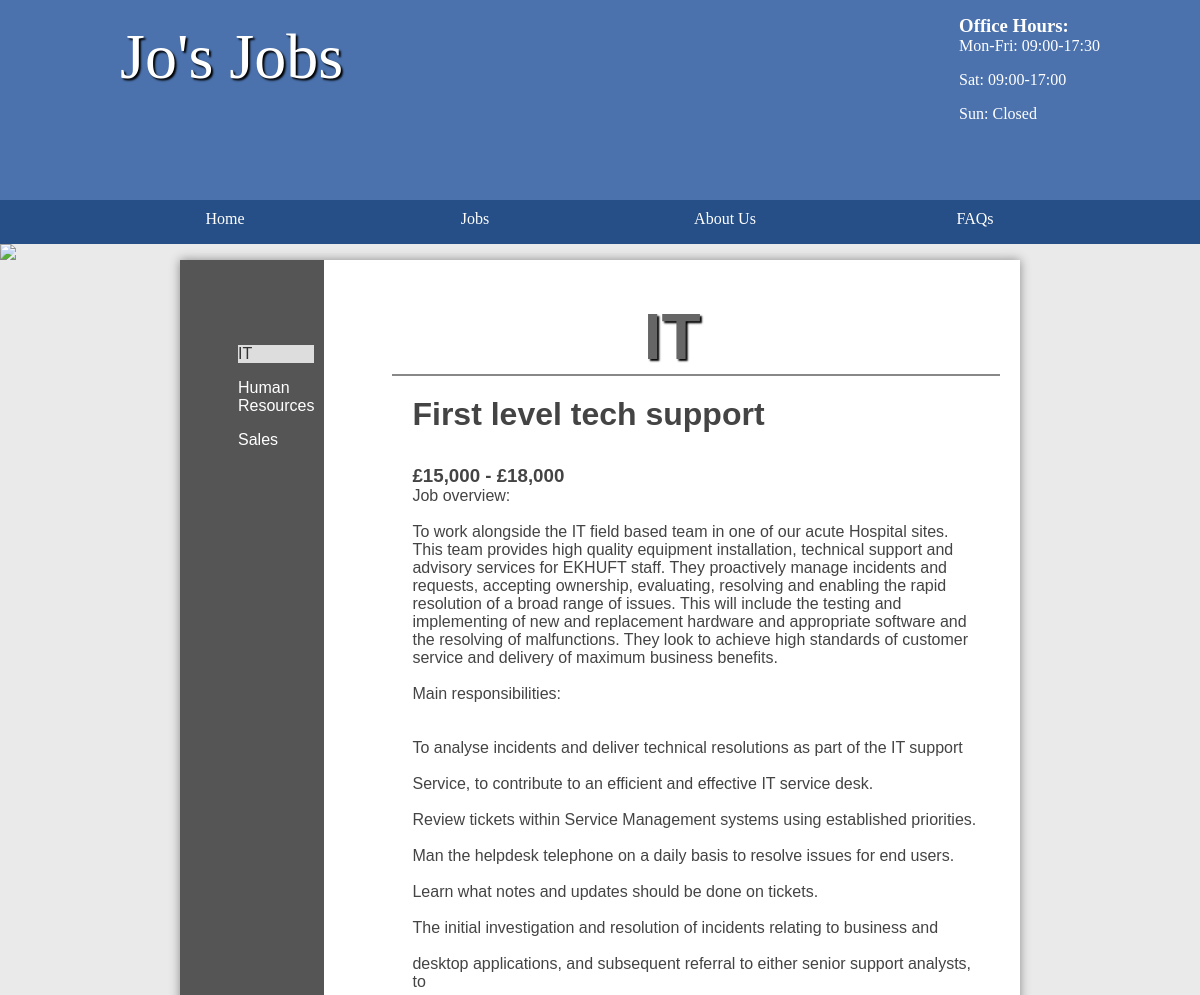
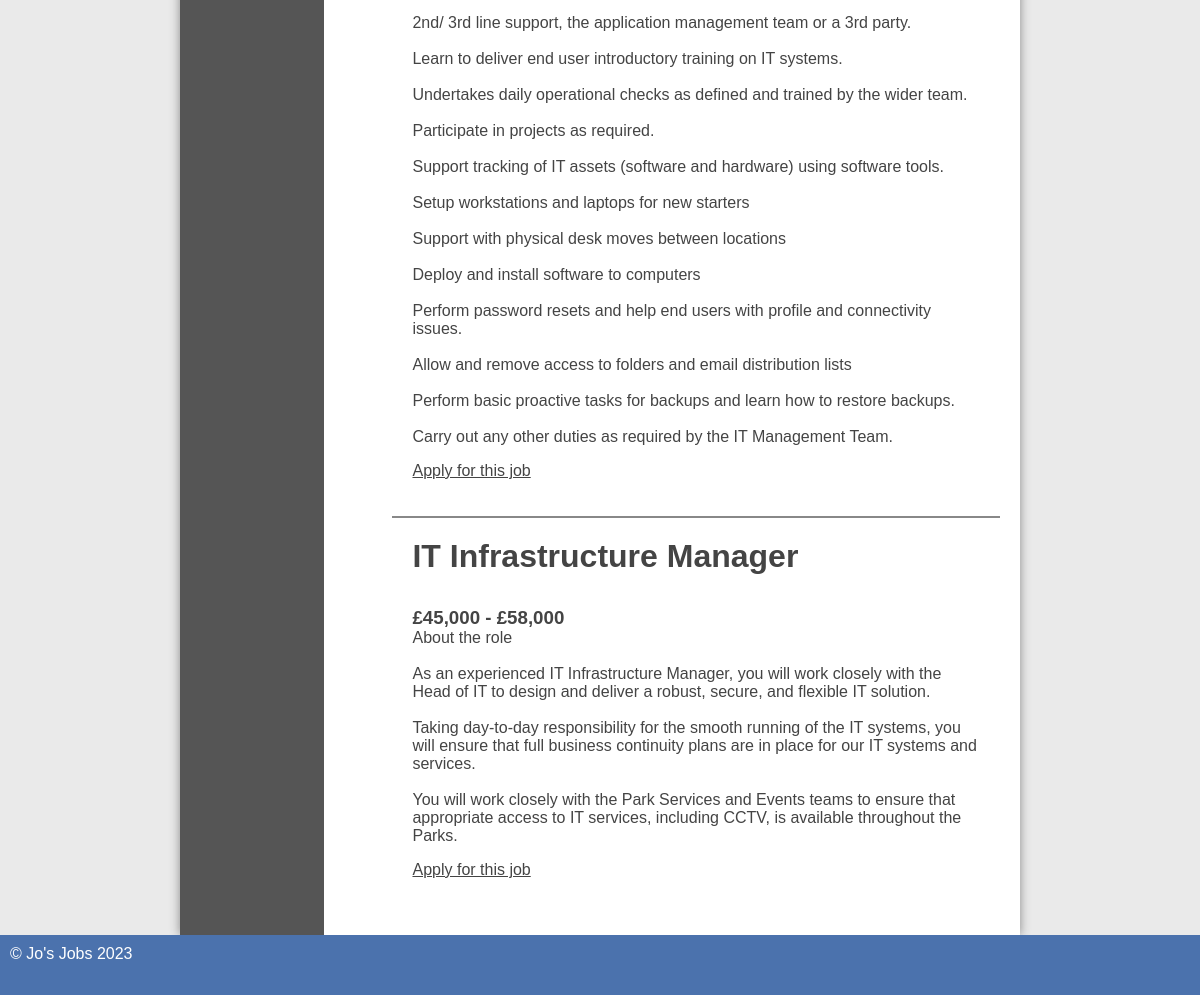
The page /jobs/public/admin/categories.php?id=1 on the database as committed earlier (2 pictures, top to bottom).
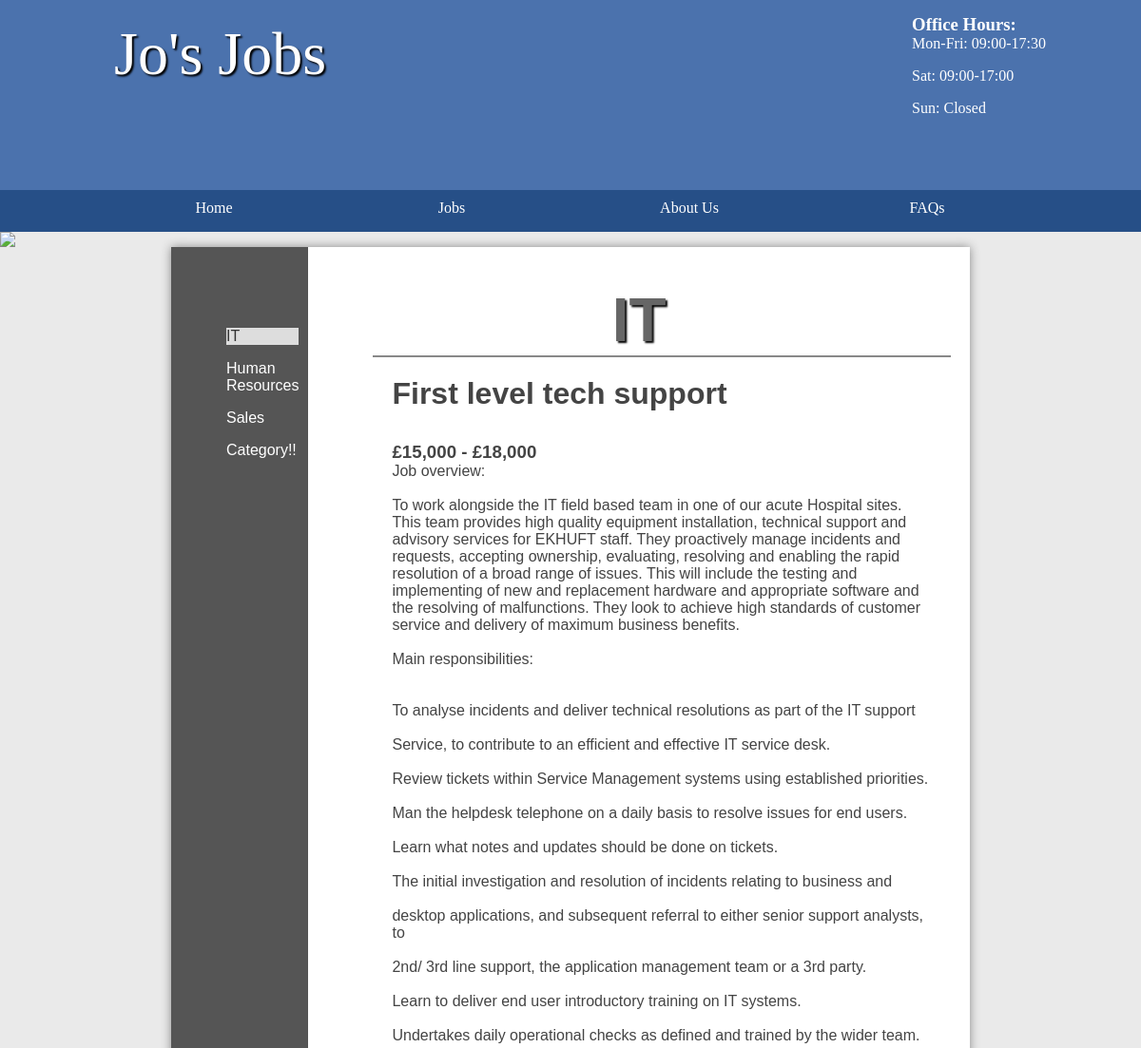
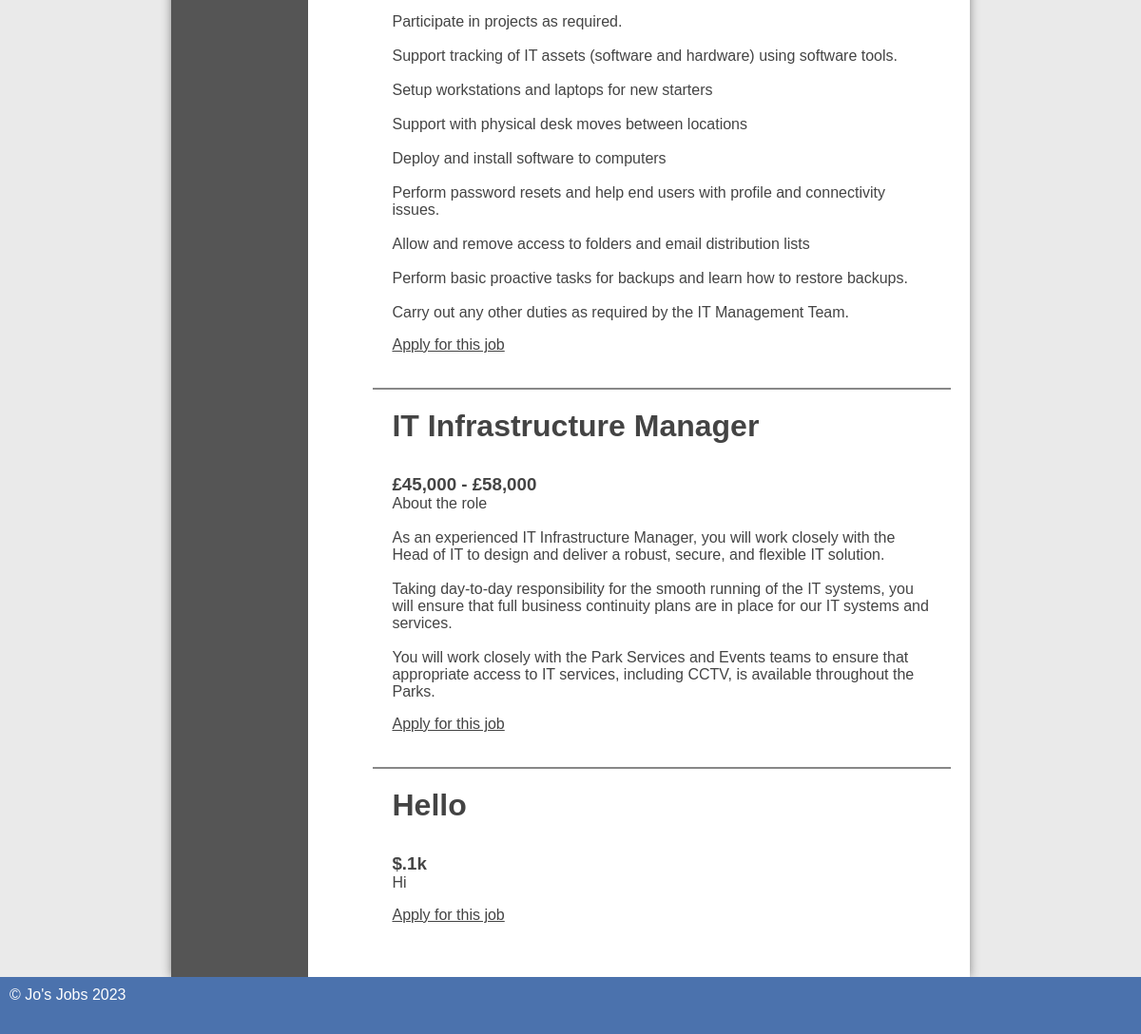
The same page on the database as committed later (2 pictures, top to bottom).
### tables this page shows
CREATE TABLE `category` (
  `id` int(11) NOT NULL AUTO_INCREMENT,
  `name` varchar(45) DEFAULT NULL,
  PRIMARY KEY (`id`)
);

CREATE TABLE `job` (
  `id` int(11) NOT NULL AUTO_INCREMENT,
  `title` varchar(45) DEFAULT NULL,
  `description` longblob DEFAULT NULL,
  `salary` varchar(45) DEFAULT NULL,
  `closingDate` date DEFAULT NULL,
  `categoryId` int(11) DEFAULT NULL,
  `location` varchar(255) DEFAULT NULL,
  `archived` tinyint(1) DEFAULT 0,
  PRIMARY KEY (`id`)
);

### jobs/public/admin/categories.php (called while the page is built, shortened)
<?php
require "../../include/utils.php";
isset($_GET['id']) && exit(require "../../include/category-page.html.php");
?>
<?php include '../../include/footer.html.php'; ?>

### jobs/classes/database.php (called while the page is built, shortened)
<?php
class Database extends stdClass {
    public function __construct($user = "student", $password = "student", $dbname = "job", $host = "mysql") {
        $this->pdo = new PDO("mysql:host=$host;dbname=$dbname", $user, $password);
    }
    public function __get($name) {
        return $this->$name;
    }
}

### jobs/classes/table.php (called while the page is built, shortened)
<?php
class Table {
    private $pdo;
    private $table;
    public function __construct($pdoInstance, $table) {
        $this->pdo = $pdoInstance;
        $this->table = $table;
    }
    private function selector($binds, $items) {
        $query = "SELECT ";
        $query .= "$items FROM $this->table";
        $statement = $this->bindAndExecute($binds, $query);
        return $statement;
    }
    public function select(array|string $binds = [], array|string $items = '*') {
        return $this->selector($binds, $items)->fetch();
    }
    public function selectAll(array|string $binds = [], array|string $items = '*'): array {
        return $this->selector($binds, $items)->fetchAll();
    }
    private function bindAndExecute(array|string $binds, string $query, array $values = [], bool $debugMode = false): PDOStatement {
        if (is_string($binds))
            $query .= " $binds ";
        else if (is_array($binds) && !empty($binds)) {
            $query .= " WHERE ";
            foreach ($binds as $key => $value)
                $query .= is_int($key) ? " $value " : " $key = :$key ";
        }
        $statement = $this->pdo->prepare($query);
        if (!is_string($binds))
            foreach ($binds as $key => $value)
                if (!is_int($key))
                    $statement->bindValue($key, $value);
        $statement->execute();
        return $statement;
    }
}

### jobs/include/utils.php (called while the page is built, shortened)
<?php
function createHead($title = "Home") {
    global $categories, $db;
    $db ??= new Database();
    $categories = $db->category->selectAll();
    require 'top-section.html.php';
}

### jobs/include/category-page.html.php (the view, shortened to what this page needs)
<?php
$db ??= new Database();
$name = $db->category->select(['id' => $_GET['id']], 'name')['name'] ?? null;
createHead("$name Jobs");
?>
<main class="sidebar">
    <section class="left">
        <ul>
            <?php foreach ($categories as $category) { ?>
                <li <?= $category['id'] == $_GET['id'] ? 'class="current"' : '' ?>>
                    <a href="?id=<?= $category['id'] ?>"><?= $category['name'] ?></a>
                </li>
            <?php } ?>
        </ul>
    </section>
    <section class="right">
        <h1><?= $name ?></h1>
        <ul class="listing">
            <?php
            $jobs = $db->job->selectAll(['categoryId' => $_GET['id'], 'AND', 'archived' => 0, 'AND', 'closingDate > ', (new DateTime())->format('Y-m-d')]);
            if (!$jobs)
                echo '<p>No jobs in this category yet.</p>';
            else
                foreach ($jobs as $job) { ?>
                <li>
                    <div class="details">
                        <h2><?= $job['title'] ?></h2>
                        <h3><?= $job['salary'] ?></h3>
                        <p><?= nl2br($job['description']) ?></p>
                        <a class="more" href="/apply.php?id=<?= $job['id'] ?>">Apply for this job</a>
                    </div>
                </li>
            <?php } ?>
        </ul>
    </section>
</main>
<?php include 'footer.html.php'; ?>

Rows that differ between the two databases and show on the page:
added category: name "Category!!"
added job: title "Hello", salary "$.1k", description "Hi"
